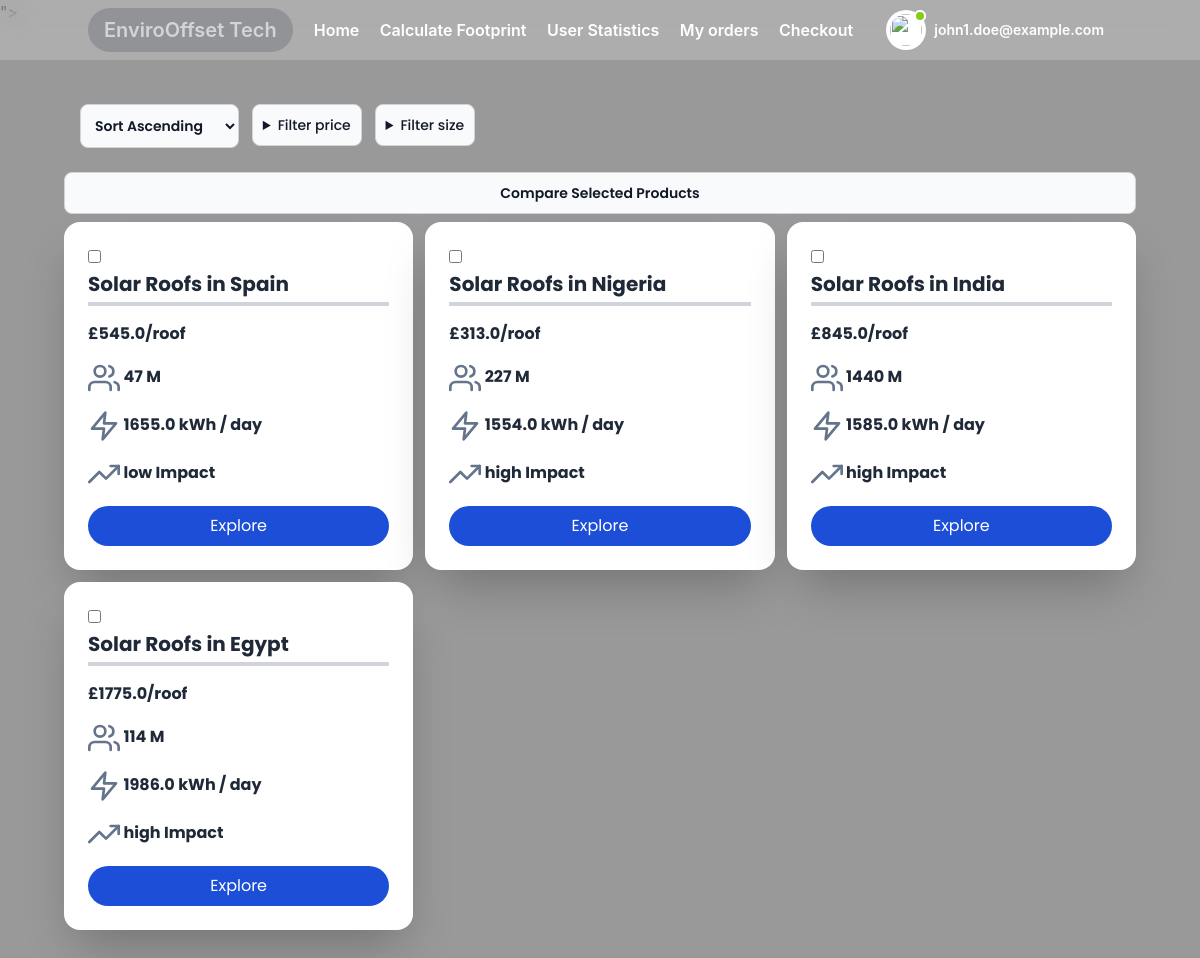
The page /filter_capacity (signed in) on the database its author committed.
### main.py (models this page shows, shortened)
class User(db.Model):
    id=db.Column(db.Integer, primary_key=True)
    fname=db.Column(db.String(255), nullable=False)
    lname=db.Column(db.String(255), nullable=False)
    email=db.Column(db.String(255), nullable=False)
    password=db.Column(db.String(255), nullable=False)
    country=db.Column(db.String(255), nullable=False)
    total_contribution = db.Column(db.Float, default=None)
    total_carbon_offset = db.Column(db.Float, default=None)
    carbon_footprint = db.Column(db.Float, default=None)
    offset_under_neutral = db.Column(db.Float, default=None)

class Product(db.Model):
    id = db.Column(db.Integer, primary_key=True)
    name = db.Column(db.String(255), nullable=False)
    description = db.Column(db.Text, nullable=True)
    price = db.Column(db.Float, nullable=False)
    country = db.Column(db.String(255), nullable=False)
    population = db.Column(db.Integer, nullable=False)
    impact = db.Column(db.String(20), nullable=False)  # 'high', 'neutral', 'low'
    energy_production = db.Column(db.Float, default=None)  # in kWh/day
    time_to_recover_expense = db.Column(db.Integer, default=None)  # in days
    carbon_offset_per_year = db.Column(db.Float, default=None)  # in tons
    electricity_grid_network_km = db.Column(db.Float, default=None)  # in km

### main.py (the view)
@app.route("/filter_capacity")
def filter_capacity():
    if not session.get('user_id'):
        return redirect('/')
    userId = session.get('user_id')
    user=User().query.filter_by(id=userId).first()
    min_price = int(request.args.get('min_cap', 0))
    max_price = int(request.args.get('max_cap', 99999999))
    sort_by = request.args.get('sort_by', 'asc')
    products = Product.query.filter(Product.energy_production.between(min_price, max_price)).all()
    return render_template('user/home.html', products=products,user=user, sort_by=sort_by)

### templates/user/home.html (shortened to what this page needs)
<!DOCTYPE html>
<html lang="en">
<head>
    <link href="https://fonts.bunny.net/css?family=figtree:400,500,600&display=swap" rel="stylesheet" />
    <link href='https://unpkg.com/boxicons@2.1.4/css/boxicons.min.css' rel='stylesheet'>
    <link href="https://cdn.jsdelivr.net/npm/remixicon@3.5.0/fonts/remixicon.css" rel="stylesheet">
    <script src="https://cdn.tailwindcss.com"></script>
    <link rel="stylesheet" href="{{ url_for('static', filename='styles/layout.css') }}">
</head>
<body class="text-gray-800 font-inter bg-cover bg-fixed bg-center" style="background-image: linear-gradient(rgba(0, 0, 0, 0.4), rgba(0, 0, 0, 0.4)), url('{{ url_for('static', filename='images/SolarPanels.jpg') }}')">">
    {% include 'user/navbar.html' %}
    <div class="blur-bg"></div>
    <main class="p-6 md:mt-8 md:mx-8 content">
        {% include 'user/console.html' %}
    </main>
</body>
</html>

### templates/user/navbar.html (shortened to what this page needs)
<header class="bg-white bg-opacity-20 backdrop-blur-md absolute top-0 left-0 right-0 z-50" id="Home">
    <div class="container mx-auto flex items-center justify-between py-2">
        <div>
            <div
                class="font-semibold text-xl text-gray-300 bg-gray-800 bg-opacity-20 rounded-full px-4 py-2 hover:text-white hover:bg-black px-4">
                EnviroOffset Tech</div>
        </div>
        <div class="space-x-4">
            <a href="/user/home"
                class="font-semibold text-white hover:text-yellow-300 hover:border-b-2 border-yellow-300">Home</a>
            <a href="/user/upload_foot"
                class="font-semibold text-white hover:text-yellow-300 hover:border-b-2 border-yellow-300">Calculate Footprint</a>
            <a href="/user/statistics"
                class="font-semibold text-white hover:text-yellow-300 hover:border-b-2 border-yellow-300">User Statistics</a>
            <a href="/user/orders"
                class="font-semibold text-white hover:text-yellow-300 hover:border-b-2 border-yellow-300">My orders</a>
            <a href="/user/cart"
                class="font-semibold text-white hover:text-yellow-300 hover:border-b-2 border-yellow-300">Checkout</a>
        </div>
        <div class="dropdown ml-3">
            <button type="button" class="dropdown-toggle flex items-center">
                <div class="flex-shrink-0 w-10 h-10 relative">
                    <div class="p-1 bg-white rounded-full focus:outline-none focus:ring">
                        <img class="w-8 h-8 rounded-full" src="https://laravelui.spruko.com/tailwind/ynex/build/assets/images/faces/9.jpg" alt=""/>
                        <div class="top-0 left-7 absolute w-3 h-3 bg-lime-500 border-2 border-white rounded-full"></div>
                    </div>
                </div>
                <div class="p-2 md:block text-left">
                    {% if user %}
                    <h2 class="text-sm font-semibold text-white">{{user.email}}</h2>
                    {% else %}
                    <h2 class="text-sm font-semibold text-white">User</h2>
                    {% endif %}
                </div>
            </button>
        </div>
    </div>
</header>

### templates/user/console.html (shortened to what this page needs)
<div style="font-family: 'Poppins';" class="flex-auto">
  <div class="rounded">
    <div class="w-full p-2">
      <div class="w-1/2 p-4 flex">
        <form action="{{ url_for('user_home') }}" method="GET">
          <div class="mb-2">
            <select onchange="window.location.href=this.value" id="sort_by"
              class="font-semibold bg-gray-50 border border-gray-300 text-gray-900 text-sm rounded-lg focus:ring-blue-500 focus:border-blue-500 block w-full p-2.5">
              <option class="font-semibold" value="{{ url_for('user_home', sort_by='asc') }}" {% if sort_by=='asc'
                %}selected{% endif %}>Sort Ascending</option>
            </select>
          </div>
        </form>
        <div class="flex gap-4">
          <div class="relative">
            <details
              class="group [&_summary::-webkit-details-marker]:hidden font-semibold bg-gray-50 border border-gray-300 text-gray-900 text-sm rounded-lg focus:ring-blue-500 focus:border-blue-500 block w-full p-2.5">
              <summary class="">
                <span class="text-sm font-medium"> Filter price </span>
              </summary>
            </details>
          </div>
        </div>
        <div class="flex gap-4">
          <div class="relative">
            <details
              class="group [&_summary::-webkit-details-marker]:hidden font-semibold bg-gray-50 border border-gray-300 text-gray-900 text-sm rounded-lg focus:ring-blue-500 focus:border-blue-500 block w-full p-2.5">
              <summary class="">
                <span class="text-sm font-medium"> Filter size </span>
              </summary>
            </details>
          </div>
        </div>
      </div>
      <form action="/user/compare" method="post" id="productForm">
        <button
          class="group [&_summary::-webkit-details-marker]:hidden font-semibold bg-gray-50 border border-gray-300 text-gray-900 text-sm rounded-lg focus:ring-blue-500 focus:border-blue-500 block w-full p-2.5 mb-2"
          type="submit">Compare Selected Products</button>
        <div class="grid grid-cols-1 md:grid-cols-3 lg:grid-cols-3 xl:grid-cols-3 gap-3">
          {% for product in products %}
          <div class="bg-white p-6 rounded-2xl shadow-2xl items-center">
            <input class="mr-3" type="checkbox" name="productCheckbox" value="{{product.id}}">
            <h3 class="text-xl font-bold mb-2 border-b-4 border-gray-300 pb-1">Solar Roofs in {{ product.country }}</h3>
            <p class="mt-4 font-bold">£{{product.price}}/roof</p>
            <p class="mt-4 font-bold">
              {{product.population}} M
            </p>
            <p class="mt-4 font-bold ">
              <svg class="h-8 w-8 text-slate-500 inline " viewBox="0 0 24 24" fill="none" stroke="currentColor"
                stroke-width="2" stroke-linecap="round" stroke-linejoin="round">
                <polygon points="13 2 3 14 12 14 11 22 21 10 12 10 13 2" />
              </svg>
              <path d="M17 21v-2a4 4 0 0 0-4-4H5a4 4 0 0 0-4 4v2" />
              <circle cx="9" cy="7" r="4" />
              <path d="M23 21v-2a4 4 0 0 0-3-3.87" />
              <path d="M16 3.13a4 4 0 0 1 0 7.75" />
              {{product.energy_production}} kWh / day
            </p>
            <p class="mt-4 font-bold">
              <svg class="h-8 w-8 text-slate-500 inline" viewBox="0 0 24 24" fill="none" stroke="currentColor"
                stroke-width="2" stroke-linecap="round" stroke-linejoin="round">
                <polyline points="23 6 13.5 15.5 8.5 10.5 1 18" />
                <polyline points="17 6 23 6 23 12" />
              </svg>
              {{product.impact}} Impact
            </p>
            <a href="/user/product/{{product.id}}"
              class="block mt-4 bg-blue-700 text-white px-4 py-2 rounded-full text-center hover:bg-green-600 transition">Explore</a>
          </div>
          {% endfor %}
        </div>
    </div>
  </div>
</div>

### static/styles/layout.css (style rules this page uses)
html { line-height: 1.5; -webkit-text-size-adjust: 100%; -moz-tab-size: 4; -o-tab-size: 4; tab-size: 4; font-family: ui-sans-serif, system-ui, -apple-system, BlinkMacSystemFont, "Segoe UI", Roboto, "Helvetica Neue", Arial, "Noto Sans", sans-serif, "Apple Color Emoji", "Segoe UI Emoji", "Segoe UI Symbol", "Noto Color Emoji"; font-feature-settings: normal; font-variation-settings: normal; }
body { margin: 0; line-height: inherit; }
h1, h2, h3, h4, h5, h6 { font-size: inherit; font-weight: inherit; }
a { color: inherit; text-decoration: inherit; }
button, input, optgroup, select, textarea { font-family: inherit; font-feature-settings: inherit; font-variation-settings: inherit; font-size: 100%; font-weight: inherit; line-height: inherit; color: inherit; margin: 0; padding: 0; }
button, select { text-transform: none; }
button, [type='button'], [type='reset'], [type='submit'] { -webkit-appearance: button; background-color: transparent; background-image: none; }
summary { display: list-item; }
blockquote, dl, dd, h1, h2, h3, h4, h5, h6, hr, figure, p, pre { margin: 0; }
input::placeholder, textarea::placeholder { opacity: 1; color: #9ca3af; }
button, [role="button"] { cursor: pointer; }
img, svg, video, canvas, audio, iframe, embed, object { display: block; vertical-align: middle; }
img, video { max-width: 100%; height: auto; }
.absolute { position: absolute; }
.relative { position: relative; }
.left-0 { left: 0px; }
.top-0 { top: 0px; }
.z-50 { z-index: 50; }
.mb-2 { margin-bottom: 0.5rem; }
.ml-3 { margin-left: 0.75rem; }
.mr-3 { margin-right: 0.75rem; }
.mt-4 { margin-top: 1rem; }
.block { display: block; }
.flex { display: flex; }
.grid { display: grid; }
.h-8 { height: 2rem; }
.w-8 { width: 2rem; }
.w-full { width: 100%; }
.grid-cols-1 { grid-template-columns: repeat(1, minmax(0, 1fr)); }
.items-center { align-items: center; }
.justify-between { justify-content: space-between; }
.gap-4 { gap: 1rem; }
.rounded { border-radius: 0.25rem; }
.rounded-full { border-radius: 9999px; }
.border { border-width: 1px; }
.bg-gray-50 { --tw-bg-opacity: 1; background-color: rgb(249 250 251 / var(--tw-bg-opacity)); }
.bg-white { --tw-bg-opacity: 1; background-color: rgb(255 255 255 / var(--tw-bg-opacity)); }
.p-1 { padding: 0.25rem; }
.p-4 { padding: 1rem; }
.p-6 { padding: 1.5rem; }
.px-4 { padding-left: 1rem; padding-right: 1rem; }
.py-2 { padding-top: 0.5rem; padding-bottom: 0.5rem; }
.pb-1 { padding-bottom: 0.25rem; }
.text-left { text-align: left; }
.font-inter { font-family: 'Inter', sans-serif; }
.text-sm { font-size: 0.875rem; line-height: 1.25rem; }
.text-xl { font-size: 1.25rem; line-height: 1.75rem; }
.font-bold { font-weight: 700; }
.font-medium { font-weight: 500; }
.font-semibold { font-weight: 600; }
.text-gray-300 { --tw-text-opacity: 1; color: rgb(209 213 219 / var(--tw-text-opacity)); }
.text-gray-800 { --tw-text-opacity: 1; color: rgb(31 41 55 / var(--tw-text-opacity)); }
.text-white { --tw-text-opacity: 1; color: rgb(255 255 255 / var(--tw-text-opacity)); }
@media (min-width: 1024px) { .lg\:grid-cols-3 { grid-template-columns: repeat(3, minmax(0, 1fr)); } }

### templates/user/home.html (style rules this page uses)
.blur-bg { position: fixed; top: 0; left: 0; width: 100%; height: 100%; background-size: cover; backdrop-filter: blur(2px); z-index: -1; }
.content { position: relative; z-index: 1; }

### rows shown on the page
User: email "john1.doe@example.com"
Product: country "Spain", price "545.0", population "47", energy_production "1655.0", impact "low"
Product: country "Nigeria", price "313.0", population "227", energy_production "1554.0", impact "high"
Product: country "India", price "845.0", population "1440", energy_production "1585.0", impact "high"
Product: country "Egypt", price "1775.0", population "114", energy_production "1986.0", impact "high"
